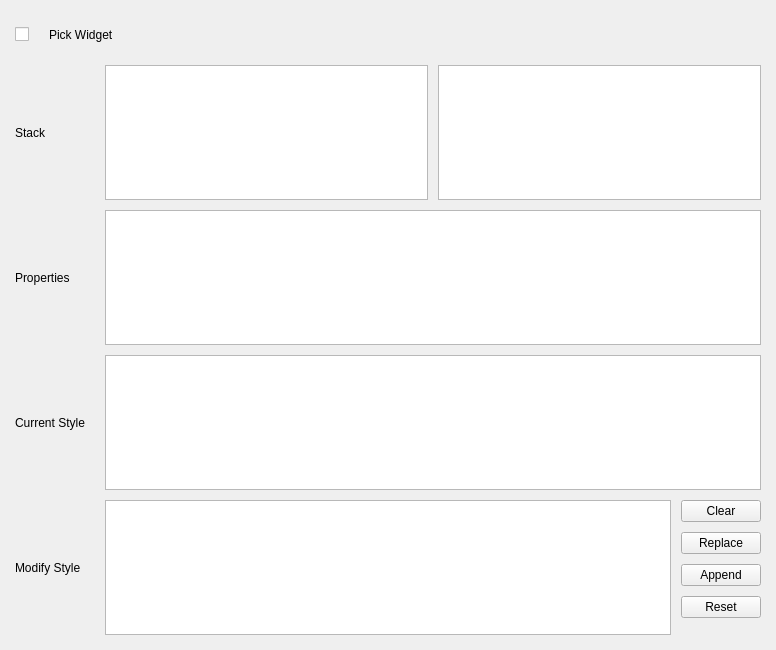
<?xml version="1.0" encoding="UTF-8"?>
<ui version="4.0">
 <class>PLSDevTool</class>
 <widget class="QWidget" name="PLSDevTool">
  <property name="geometry">
   <rect>
    <x>0</x>
    <y>0</y>
    <width>776</width>
    <height>650</height>
   </rect>
  </property>
  <property name="windowTitle">
   <string>DevTool</string>
  </property>
  <layout class="QVBoxLayout" name="verticalLayout_2">
   <property name="spacing">
    <number>10</number>
   </property>
   <property name="leftMargin">
    <number>15</number>
   </property>
   <property name="topMargin">
    <number>15</number>
   </property>
   <property name="rightMargin">
    <number>15</number>
   </property>
   <property name="bottomMargin">
    <number>15</number>
   </property>
   <item>
    <layout class="QHBoxLayout" name="horizontalLayout_3">
     <property name="spacing">
      <number>20</number>
     </property>
     <item>
      <widget class="QCheckBox" name="canPick">
       <property name="text">
        <string/>
       </property>
      </widget>
     </item>
     <item>
      <widget class="QLabel" name="pickWidget">
       <property name="minimumSize">
        <size>
         <width>100</width>
         <height>40</height>
        </size>
       </property>
       <property name="text">
        <string>Pick Widget</string>
       </property>
      </widget>
     </item>
     <item>
      <spacer name="horizontalSpacer">
       <property name="orientation">
        <enum>Qt::Horizontal</enum>
       </property>
       <property name="sizeHint" stdset="0">
        <size>
         <width>40</width>
         <height>20</height>
        </size>
       </property>
      </spacer>
     </item>
    </layout>
   </item>
   <item>
    <layout class="QGridLayout" name="gridLayout">
     <property name="horizontalSpacing">
      <number>20</number>
     </property>
     <property name="verticalSpacing">
      <number>10</number>
     </property>
     <item row="2" column="0">
      <widget class="QLabel" name="curStyleLabel">
       <property name="text">
        <string>Current Style</string>
       </property>
      </widget>
     </item>
     <item row="0" column="1">
      <layout class="QHBoxLayout" name="horizontalLayout_2">
       <property name="spacing">
        <number>10</number>
       </property>
       <item>
        <widget class="QListWidget" name="pickedWidgetStack"/>
       </item>
       <item>
        <widget class="QTreeWidget" name="selectedWidgetTree">
         <attribute name="headerVisible">
          <bool>false</bool>
         </attribute>
         <column>
          <property name="text">
           <string notr="true">1</string>
          </property>
         </column>
        </widget>
       </item>
      </layout>
     </item>
     <item row="2" column="1">
      <widget class="QTextEdit" name="pickedWidgetStyle"/>
     </item>
     <item row="4" column="0">
      <widget class="QLabel" name="modStyleLabel">
       <property name="text">
        <string>Modify Style</string>
       </property>
      </widget>
     </item>
     <item row="4" column="1">
      <layout class="QHBoxLayout" name="horizontalLayout">
       <property name="spacing">
        <number>10</number>
       </property>
       <item>
        <widget class="QTextEdit" name="modifyWidgetStyle"/>
       </item>
       <item>
        <layout class="QVBoxLayout" name="verticalLayout">
         <property name="spacing">
          <number>10</number>
         </property>
         <item>
          <widget class="QPushButton" name="clear">
           <property name="text">
            <string>Clear</string>
           </property>
          </widget>
         </item>
         <item>
          <widget class="QPushButton" name="replace">
           <property name="text">
            <string>Replace</string>
           </property>
          </widget>
         </item>
         <item>
          <widget class="QPushButton" name="append">
           <property name="text">
            <string>Append</string>
           </property>
          </widget>
         </item>
         <item>
          <widget class="QPushButton" name="reset">
           <property name="text">
            <string>Reset</string>
           </property>
          </widget>
         </item>
         <item>
          <spacer name="verticalSpacer">
           <property name="orientation">
            <enum>Qt::Vertical</enum>
           </property>
           <property name="sizeHint" stdset="0">
            <size>
             <width>20</width>
             <height>40</height>
            </size>
           </property>
          </spacer>
         </item>
        </layout>
       </item>
      </layout>
     </item>
     <item row="0" column="0">
      <widget class="QLabel" name="stackLabel">
       <property name="text">
        <string>Stack</string>
       </property>
      </widget>
     </item>
     <item row="1" column="0">
      <widget class="QLabel" name="label">
       <property name="text">
        <string>Properties</string>
       </property>
      </widget>
     </item>
     <item row="1" column="1">
      <widget class="QTextEdit" name="textEditProperties"/>
     </item>
    </layout>
   </item>
  </layout>
 </widget>
 <resources/>
 <connections/>
</ui>
